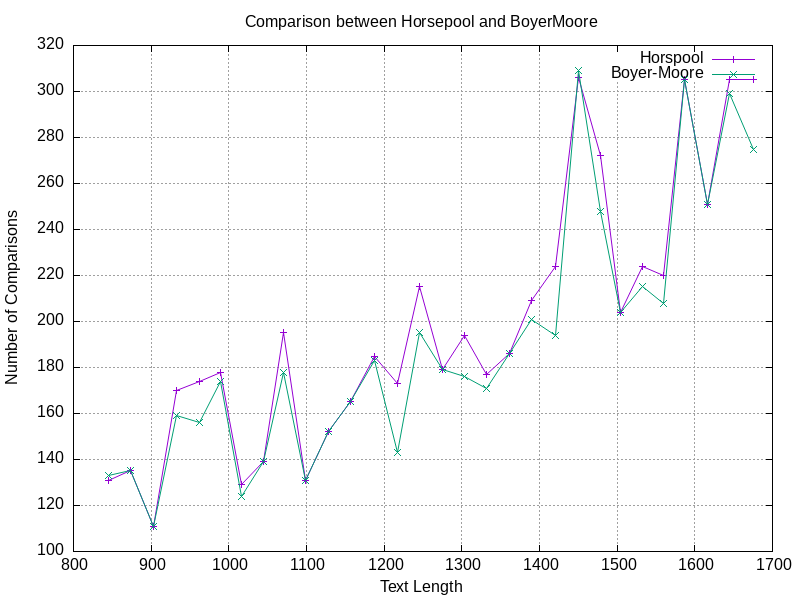

Write the gnuplot code that produced this figure.
set datafile separator ","
set terminal png size 800,600
set output 'comparison_graph_SRN.png'
set title "Comparison between Horsepool and BoyerMoore"
set xlabel "Text Length"
set ylabel "Number of Comparisons"
set grid
plot "horspool_values_SRN.txt" using 2:3 with linespoints title "Horspool", \
     "boyermoore_values_SRN.txt" using 2:3 with linespoints title "Boyer-Moore"
